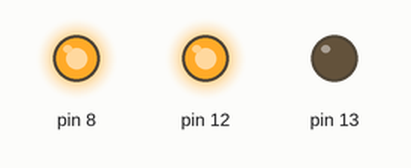
Simulated run of this sketch. Board: Arduino Uno, built with avr-gcc and run on an emulated ATmega328P. On the bench: output pins drawn as LEDs (lit = HIGH). What the sketch prints to the serial monitor is not drawn.

Above: at 3.0 s.
At 6.0 s:
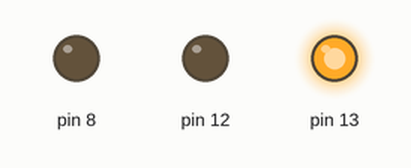
Timing chart, 0 to 7.1 s (numbered marks = the images above):
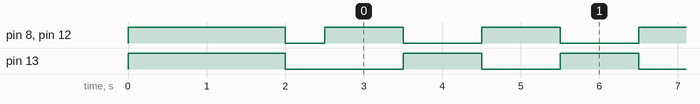

The sketch:

Halloween_with_relay_class.ino
```cpp
#include "relay.h"

int adres[] = {12, 13}; // pinnen van de relays
Relay relay(2, adres);  // hoeveel relays an adres van de pinnen

bool state1[] = {true, false, true};
bool state2[] = {false, true, false};

void setup()
{
    Serial.begin(9600); // for print shit

    int a = relay.get_number_of_relays();
    Serial.println(a);

    relay.add_relay(8);
    a = relay.get_number_of_relays();
    Serial.println(a);

    relay.all_on();
    delay(2000);

    relay.print_state();

    relay.all_off();
    delay(500);
}

void loop()
{

    // for (int i = 0, count = relay.get_number_of_relays(); i < count; i++)
    // {
    //     relay.on(i);
    //     // Serial.print("Relais ");
    //     // Serial.print(i);
    //     // Serial.print(": ");
    //     Serial.println(relay.get_state(i));
    //     delay(500);
    // }

    // for (int i = 0, count = relay.get_number_of_relays(); i < count; i++)
    // {
    //     relay.off(i);
    //     // Serial.print("Relais ");
    //     // Serial.print(i);
    //     // Serial.print(": ");
    //     // Serial.println(relay.get_state(i));
    //     delay(500);
    // }

    relay.set_state(state1);
    delay(1000);
    relay.set_state(state2);
    delay(1000);
}
```

relay.cpp
```cpp
#include "relay.h"

////////////////////// Helpfull methods for scope:///////////////////////////////////

/**
 * @brief Not yet implemented
 */
void Relay::emergency() {} // emergency method, choose which relays that need to be on
                           // in case of emergency

///////////////////// Constructors and Destructors:////////////////////////////////

Relay::Relay()
{
    number = 0;
    relay = NULL;
    state = NULL;
}

Relay::Relay(int number, int *adres)
{
    this->number = number;
    relay = new int[number]; // dynamically allocated!!
    state = new bool[number];
    for (int i = 0; i < number; i++)
    {
        relay[i] = adres[i];
        state[i] = 0;
        pinMode(relay[i], OUTPUT);
    }
}

Relay::~Relay()
{
    all_off();      // turn of all high signals
    delete[] relay; // delete dynamically allocated arrays.
    delete[] state;
}

/////////////////////// Getters and Setters: //////////////////////////////////////////////

/**
 * @brief Returns pointer to state. (not quite useful)
 */
bool *Relay::get_state() const
{
    return state;
}

/**
 * @brief Give status from relay with index.
 * @param index from relay.
 * @return state from relay, or false when index out of range.
 */
bool Relay::get_state(int index) const
{
    if (index >= 0 && index < number)
    {
        return state[index];
    }
    return false;
}

/**
 * @brief Give status from relay with index.
 * @param index from relay.
 * @return state from relay, or false when index out of range.
 */
bool Relay::operator[](int index) const
{
    return get_state(index);
}

/**
 * @brief Returns number of relays.
 * @return int
 */
int Relay::get_number_of_relays() const
{
    return number;
}

/**
 * @brief Adds a relay to the object, with the given pin number.
 * @param pin
 */
void Relay::add_relay(int pin)
{
    pinMode(pin, OUTPUT); // make sure the pin is set as output!
    // some reallocs are needed, not possible in C++ so we need to make some copies on the stack.
    number++;
    bool *next_state = new bool[number];
    int *next_relay = new int[number];

    for (int i = 0; i < number - 1; i++)
    {
        next_state[i] = state[i];
        next_relay[i] = relay[i];
    }
    next_state[number - 1] = 0;
    next_relay[number - 1] = pin;

    delete[] state; // delete allocated memory
    delete[] relay;

    state = next_state;
    relay = next_relay;
}

////////////////////////////////////// Set State //////////////////////////////////////////

/**
 * @brief Set de relay state. MAKE SURE YOUR ARRAY HAS THE RIGHT LENGHT!
 * Use this function on your own risk. The on/off functions are prefered.
 * @param state
 */
void Relay::set_state(bool *state)
{
    for (int i = 0; i < number; i++)
    {
        this->state[i] = state[i];
        digitalWrite(relay[i], state[i]);
    }
}

/////////////////////////////// On off methods //////////////////////////////////////////
/////////////////////////////////////////////////////////////////////////////////////////

/**
 * @brief Turns al relays on if condition is true.
 * @param condition
 */
void Relay::all_on(bool condition)
{
    if (condition)
    {
        for (int i = 0; i < number; i++)
        {
            state[i] = true;
            digitalWrite(relay[i], HIGH);
        }
    }
}

/**
 * @brief Turns all relays on.
 */
void Relay::all_on() { return all_on(true); }

/**
 * @brief Turns all relays off if condition is true.
 * @param condition
 */
void Relay::all_off(bool condition)
{
    if (condition)
    {
        for (int i = 0; i < number; i++)
        {
            state[i] = false;
            digitalWrite(relay[i], LOW);
        }
    }
}

/**
 * @brief Turns all relays off.
 */
void Relay::all_off() { return all_off(true); }

/////////////////////// Single On/Off /////////////////////////////

/**
 * @brief Turn on relay with index if condition is true.
 * @param index
 * @param condition
 */
void Relay::on(int index, bool condition)
{
    if (condition)
    {
        if (index >= 0 && index < number)
        {
            state[index] = true;
            digitalWrite(relay[index], HIGH);
        }
    }
}

/**
 * @brief Turn on relay with index.
 * @param index
 */
void Relay::on(int index) { return on(index, true); }

/**
 * @brief Turn off relay with index if condition is true.
 * @param index
 * @param condition
 */
void Relay::off(int index, bool condition)
{
    if (condition)
    {
        if (index >= 0 && index < number)
        {
            state[index] = false;
            digitalWrite(relay[index], LOW);
        }
    }
}

/**
 * @brief Turn off relay with index.
 * @param index
 */
void Relay::off(int index) { return off(index, true); }

////////////////////////  Togle methods ////////////////////////////
/**
 * @brief Toggle status from relay.
 * @param index
 */
void Relay::toggle(int index)
{
    if (index >= 0 && index < number)
    {
        state[index] = !state[index];
        digitalWrite(relay[index], state[index]);
    }
}

/**
 * @brief Toggle status from relay.
 * @param index
 */
void Relay::operator()(int index)
{
    return toggle(index);
}
// print method

/**
 * @brief Prints status from relays, for debug purposes. Dont forget to add Serial.begin() in your code.
 */
void Relay::print_state()
{
    Serial.println("Status van relais: ");
    for (int i = 0; i < number; i++)
    {
        Serial.print("\tRelais ");
        Serial.print(i);
        Serial.print(": ");
        if (state[i])
        {
            Serial.println("Aan");
        }
        else
        {
            Serial.println("Uit");
        }
    }
}

////////////////////// Private methods///////////////////////////////////
// none for the moment
```

relay.h
```cpp
#ifndef RELAY_H
#define RELAY_H

#include <Arduino.h>

class Relay
{
private:
    int number; // amount of relays
    int *relay; // array with adresses from relays, dynamically allocated
    bool *state;

public:
    Relay();
    Relay(int number, int *adres);
    ~Relay();

    bool *get_state() const;
    bool get_state(int index) const;
    bool operator[](int index) const;
    int get_number_of_relays() const;

    void add_relay(int pin);

    void set_state(bool *state);

    void all_on();
    void all_on(bool condition);
    void all_off();
    void all_off(bool condition);

    void on(int index);
    void on(int index, bool condition);
    void off(int index);
    void off(int index, bool condition);

    void toggle(int index);
    void operator()(int index);

    void emergency();

    void print_state();
};

#endif
```

Measured:
- by itself, pin 8, pin 12, pin 13: repeats every 2.0 s: HIGH 1.0 s, LOW 1.0 s
